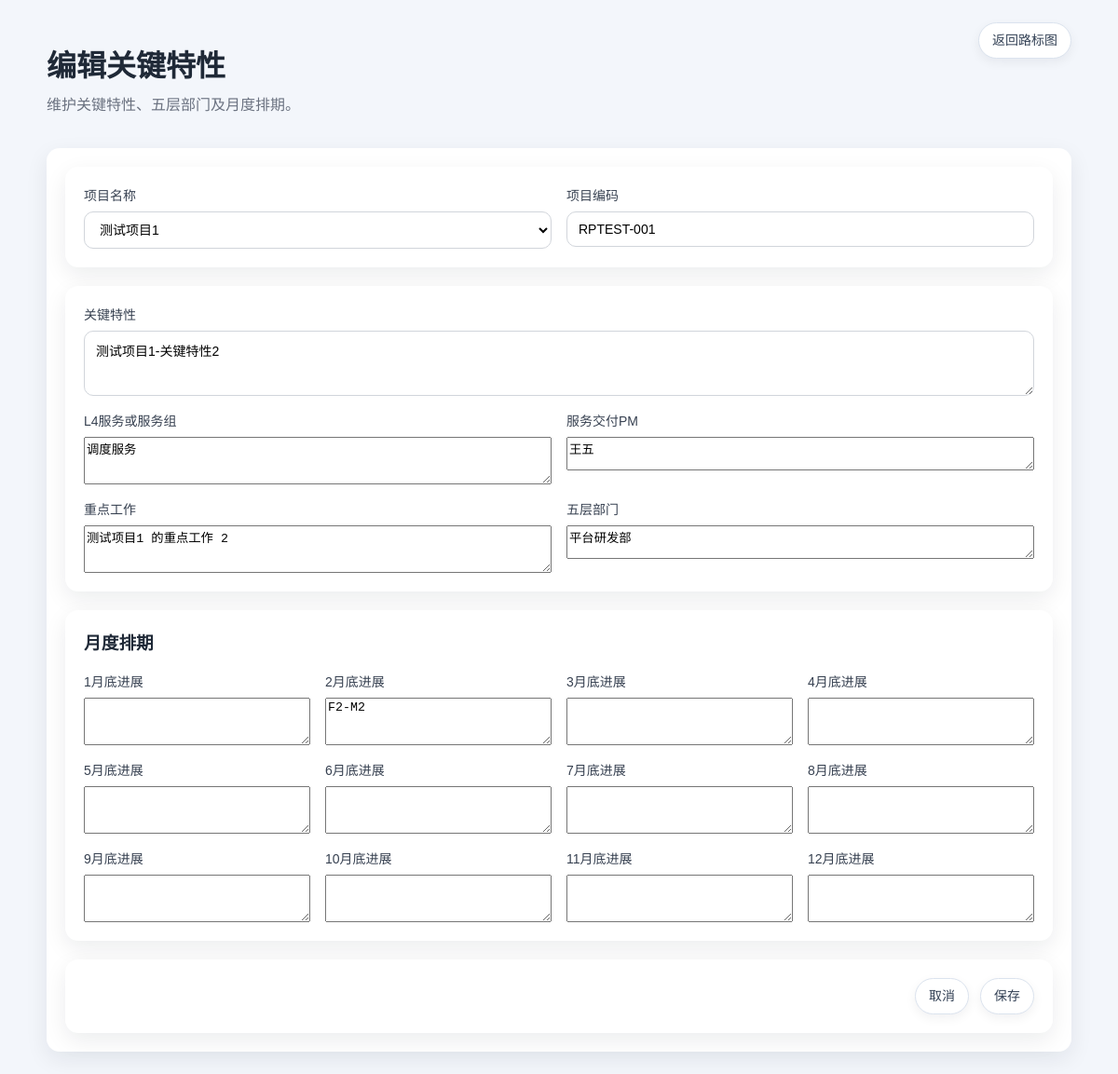
Page /admin/features/2/edit on the committed database.
### tables this page shows
CREATE TABLE project_features (
                id INTEGER PRIMARY KEY AUTOINCREMENT,
                project_id INTEGER,
                project_name TEXT,
                five_level_department TEXT,
                focus_work TEXT,
                feature_name TEXT,
                service_group TEXT,
                delivery_pm TEXT,
                "1/31" TEXT,
                "2/28" TEXT,
                "3/31" TEXT,
                "4/30" TEXT,
                "5/31" TEXT,
                "6/30" TEXT,
                "7/31" TEXT,
                "8/31" TEXT,
                "9/30" TEXT,
                "10/31" TEXT,
                "11/30" TEXT,
                "12/31" TEXT,
                created_at TEXT DEFAULT CURRENT_TIMESTAMP,
                updated_at TEXT DEFAULT CURRENT_TIMESTAMP,
                FOREIGN KEY(project_id) REFERENCES projects(id) ON DELETE CASCADE
            );

CREATE TABLE projects (
                id INTEGER PRIMARY KEY AUTOINCREMENT,
                project_name TEXT,
                project_manager TEXT,
                workload_person_month TEXT,
                focus_work TEXT,
                feature_name TEXT,
                service_group TEXT,
                delivery_pm TEXT,
                "1/31" TEXT,
                "2/28" TEXT,
                "3/31" TEXT,
                "4/30" TEXT,
                "5/31" TEXT,
                "6/30" TEXT,
                "7/31" TEXT,
                "8/31" TEXT,
                "9/30" TEXT,
                "10/31" TEXT,
                "11/30" TEXT,
                "12/31" TEXT,
                created_at TEXT DEFAULT CURRENT_TIMESTAMP,
                updated_at TEXT DEFAULT CURRENT_TIMESTAMP
            , project_status TEXT, control_gate TEXT, investment_subject TEXT, project_code TEXT, project_description TEXT, project_category TEXT, project_subcategory TEXT, project_complexity TEXT, planned_start_date TEXT, planned_end_date TEXT, rd_budget_w TEXT, headcount_budget_self_owned TEXT, headcount_budget_od TEXT, headcount_budget_tm TEXT);

### src/app.py (the view, shortened to what this page needs)
@app.route('/admin/features/<int:feature_id>/edit', methods=['GET', 'POST'])
@login_required
def admin_feature_edit(feature_id):
    denied = require_feature('manage_features', '当前账号不能管理关键特性')
    if denied:
        return denied
    feature = load_project_feature(feature_id)
    if not feature:
        return redirect(url_for('roadmap'))
    project_options = get_project_options()
    feature = dict(feature)
    selected_project = next((item for item in project_options if item['project_name'] == feature.get('project_name')), None)
    feature['project_code'] = selected_project['project_code'] if selected_project else ''
    return render_template('feature_form.html', feature=feature, months=MILESTONE_COLUMNS, mode='edit', project_options=project_options, **build_auth_context())

### src/app.py (called while the page is built, shortened)
def default_feature_flags(role):
    role = normalize_permission_role(role)
    if role == 'admin':
        return {key: True for key in FEATURE_KEYS}
    return {
        'view_system': False,
        'manage_permissions': False,
        'manage_backup': False,
        'submit_requirement': True,
        'manage_requirement_status': False,
        'manage_projects': False,
        'manage_features': False,
        'manage_service_resources': False,
        'import_export_data': True,
    }

def normalize_permission_role(role_text):
    role = (role_text or '').strip().lower()
    return 'admin' if role == 'admin' else 'guest'

def oauth_enabled():
    return os.getenv("RELEASEPLAN_OAUTH_ENABLED", "false").lower() == "true"

def local_admin_enabled():
    admin_username = (os.getenv('RELEASEPLAN_LOCAL_ADMIN_USERNAME') or '').strip()
    admin_password = (os.getenv('RELEASEPLAN_LOCAL_ADMIN_PASSWORD') or '').strip()
    guest_username = (os.getenv('RELEASEPLAN_LOCAL_GUEST_USERNAME') or '').strip()
    guest_password = (os.getenv('RELEASEPLAN_LOCAL_GUEST_PASSWORD') or '').strip()
    return bool((admin_username and admin_password) or (guest_username and guest_password))

def auth_mode():
    if oauth_enabled() and local_admin_enabled():
        return 'hybrid'
    if oauth_enabled():
        return 'oauth2'
    if local_admin_enabled():
        return 'local'
    return 'none'

def get_current_user():
    return session.get('oauth_user') or session.get('local_user')

def get_current_user_roles():
    user = get_current_user() or {}
    roles = user.get('roles') or []
    if isinstance(roles, str):
        roles = [roles]
    return [str(role).strip().lower() for role in roles if str(role).strip()]

def get_current_user_features(user=None):
    user = user if user is not None else get_current_user()
    if not isinstance(user, dict):
        return default_feature_flags('guest')

def can_access(feature_key, user=None):
    mode = auth_mode()
    if mode == 'none':
        return True
    features = get_current_user_features(user)
    return bool(features.get(feature_key))

def can_edit(user=None):
    return can_access('manage_projects', user) or can_access('manage_features', user) or can_access('manage_service_resources', user) or can_access('manage_backup', user) or can_access('manage_permissions', user)

def require_feature(feature_key, message='当前账号没有该操作权限'):
    if can_access(feature_key):
        return None
    flash(message)
    return redirect(url_for('index'))

### templates/feature_form.html (shortened to what this page needs)
<!doctype html>
<html lang="zh-CN">
<head>
  <link rel="stylesheet" href="{{ url_for('static', filename='style.css') }}">
</head>
<body>
  <div class="page form-page">
    <header class="toolbar">
      <div>
        <h1>{% if mode == 'edit' %}编辑关键特性{% else %}新增关键特性{% endif %}</h1>
        <p>维护关键特性、五层部门及月度排期。</p>
      </div>
      <div class="toolbar-actions">
        <a class="button secondary" href="{{ url_for('roadmap') }}">返回路标图</a>
      </div>
    </header>
    <form method="post" class="card project-form">
      <div class="card inner-card">
        <div class="form-grid">
          <label>项目名称
            <select name="project_name" id="project_name" required>
              {% for project in project_options %}
                <option value="{{ project.project_name }}" data-project-code="{{ project.project_code or '' }}" {% if feature.project_name == project.project_name %}selected{% endif %}>{{ project.project_name }}</option>
              {% endfor %}
            </select>
          </label>
          <label>项目编码<input type="text" id="project_code" value="{{ feature.project_code or '' }}" readonly tabindex="-1"></label>
        </div>
      </div>
      <div class="card inner-card">
        <div class="form-grid">
          <label class="block-field">关键特性<textarea name="feature_name" rows="3">{{ feature.feature_name or '' }}</textarea></label>
          <label>L4服务或服务组<textarea name="service_group" rows="3">{{ feature.service_group or '' }}</textarea></label>
          <label>服务交付PM<textarea name="delivery_pm" rows="2">{{ feature.delivery_pm or '' }}</textarea></label>
          <label>重点工作<textarea name="focus_work" rows="3">{{ feature.focus_work or '' }}</textarea></label>
          <label>五层部门<textarea name="five_level_department" rows="2">{{ feature.five_level_department or '' }}</textarea></label>
        </div>
      </div>
      <div class="card inner-card">
        <h3>月度排期</h3>
        <div class="month-grid-form">
          {% for month in months %}
            <label>{{ month.split('/')[0] }}月底进展<textarea name="{{ month }}" rows="3">{{ feature[month] if feature and month in feature else '' }}</textarea></label>
          {% endfor %}
        </div>
      </div>
      <div class="card inner-card">
      <div class="toolbar-actions">
        <a class="button secondary" href="{{ url_for('roadmap') }}">取消</a>
        <button class="button" type="submit">保存</button>
      </div>
    </form>
  </div>
</body>
</html>

### static/style.css (style rules this page uses)
body { margin: 0; font-family: Arial, "PingFang SC", "Microsoft YaHei", sans-serif; background: #f3f6fb; color: #1f2937; }
.page { max-width: 1500px; margin: 0 auto; padding: 24px; }
header h1 { margin-bottom: 8px; }
header p { margin-top: 0; color: #6b7280; }
.card { background: #fff; border-radius: 16px; box-shadow: 0 8px 24px rgba(15, 23, 42, 0.08); }
.toolbar { display: flex; justify-content: space-between; gap: 16px; align-items: flex-start; margin-bottom: 20px; }
.toolbar-actions { display: flex; gap: 12px; align-items: center; flex-wrap: wrap; overflow: visible; }
.button { display: inline-flex; align-items: center; justify-content: center; padding: 10px 14px; border-radius: 999px; background: #ffffff; color: #334155; text-decoration: none; border: 1px solid #dbe3ee; cursor: pointer; font-size: 14px; font-family: inherit; line-height: 1.2; box-shadow: 0 4px 12px rgba(15, 23, 42, 0.06); }
.button.secondary { background: #ffffff; color: #334155; border-color: #dbe3ee; }
.card { background: #fff; border-radius: 14px; padding: 20px; box-shadow: 0 8px 24px rgba(15, 23, 42, 0.08); }
.form-page { max-width: 1100px; }
.project-form { display: flex; flex-direction: column; gap: 20px; }
.project-form .toolbar-actions { justify-content: flex-end; }
.form-grid { display: grid; grid-template-columns: repeat(2, minmax(0, 1fr)); gap: 16px; }
.form-grid label, .month-grid-form label, .block-field { display: flex; flex-direction: column; gap: 8px; font-size: 14px; color: #374151; }
.form-grid > .block-field { grid-column: 1 / -1; }
.form-grid input, .form-grid select, .month-grid-form input, .block-field textarea { border: 1px solid #d1d5db; border-radius: 10px; padding: 10px 12px; font-size: 14px; font-family: inherit; background: #fff; }
.inner-card h3 { margin-top: 0; }
.month-grid-form { display: grid; grid-template-columns: repeat(4, minmax(0, 1fr)); gap: 16px; }

### rows in the picture
project_features: project_name "测试项目1", feature_name "测试项目1-关键特性2", service_group "调度服务", delivery_pm "王五", focus_work "测试项目1 的重点工作 2", five_level_department "平台研发部", feature "F2-M2"
projects: project_code "RPTEST-001"

### other values in the picture
{{ month.split('/')[0] }} "1" "2" "3" "4" "5" "6" "7" "8" "9" "10" "11" "12"
